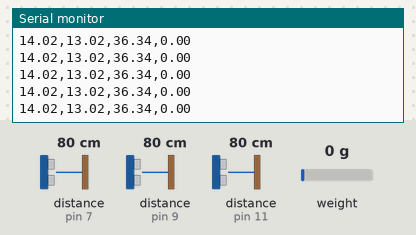
The sketch below on a simulated Arduino Uno, built with avr-gcc and run on an emulated ATmega328P. On the bench: the last lines printed to the serial monitor. Wiring (inferred from the names in the program): 3 × ultrasonic range finder: trigger pin 6, echo pin 7 / trigger pin 8, echo pin 9 / trigger pin 10, echo pin 11. Inputs (shaded band) come from the test bench; at power-on: distance to the obstacle (sensors on pin 7, pin 9, pin 11) 80 cm, weight on the scale 0 g. The echo pulse lasts 58.3 µs per cm.

Above: at 3.1 s.
3.2 s: distance to the obstacle (sensor on pin 7) set to 120 cm
At 3.44 s:
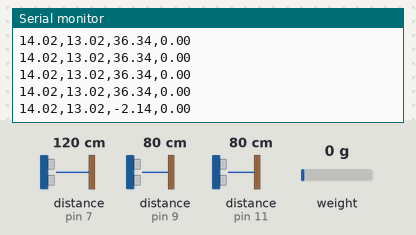
6.2 s: distance to the obstacle (sensor on pin 9) set to 2 cm
At 6.31 s:
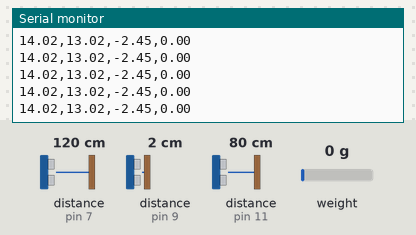
7.7 s: distance to the obstacle (sensor on pin 11) set to 2 cm
At 7.81 s:
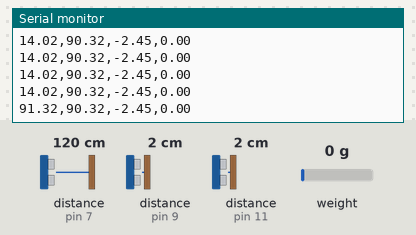
9.2 s: weight on the scale set to 100 g
At 9.24 s:
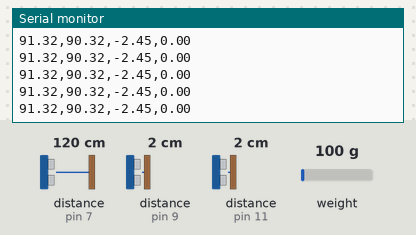
10.7 s: distance to the obstacle (sensor on pin 7) set to 2 cm
At 10.79 s:
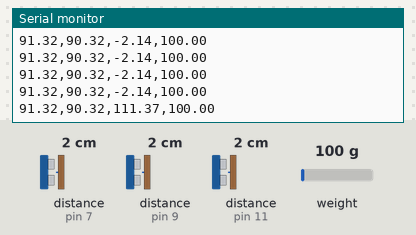
12.2 s: distance to the obstacle (sensor on pin 9) set to 4 cm
At 12.24 s:
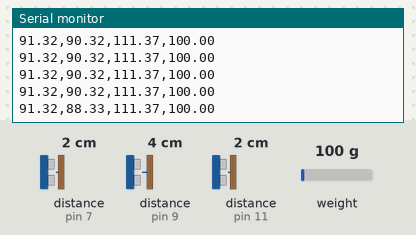
Timing chart, 0 to 14.7 s (numbered marks = the images above; inputs shaded):
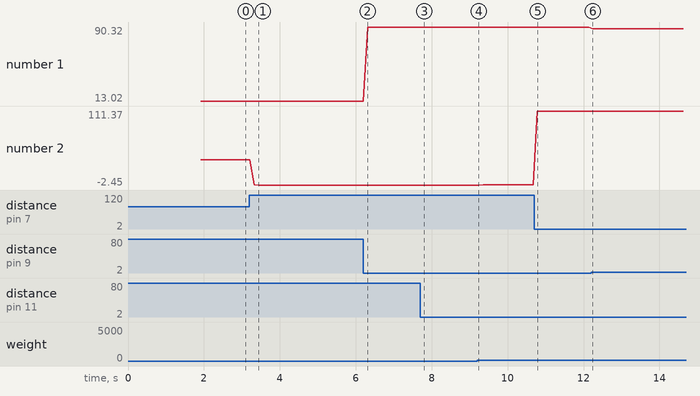

Measured:
- after the input at 3.2 s, the serial monitor: prints a new line after 0.13 s (image 1)
- after the input at 7.7 s, the serial monitor: prints a new line after 0.11 s (image 3)
- after the input at 10.7 s, the serial monitor: prints a new line after 0.09 s (image 5)
- after the input at 12.2 s, the serial monitor: prints a new line at once (image 6)
- plotted number 1: 13.02 → 90.32 after the input at 6.2 s, 90.32 → 88.33 after the input at 12.2 s
- plotted number 2: 36.34 → -2.45 after the input at 3.2 s, -2.45 → -2.14 after the input at 9.2 s, -2.14 → 111.37 after the input at 10.7 s

The sketch:

final_distance_and_weight_copy_20230208235257.ino
```cpp
#include <HX711_ADC.h>

#define max_distance 200
#include <HX711_ADC.h>

HX711_ADC LoadCell(4, 5); // dt pin, sck pin


const int HtrigPin = 6;
const int HechoPin = 7;

const int LtrigPin = 8;
const int LechoPin = 9;

const int WtrigPin = 10;
const int WechoPin = 11;

long durationH;
long durationL;
long durationW;

float weight;
float height;
float length;
float width;
//int speakerPin = 12;
void setup()
{
  LoadCell.begin();
  LoadCell.start(1000);
  LoadCell.setCalFactor(20);

  pinMode(HtrigPin, OUTPUT);
  pinMode(HechoPin, INPUT);
  pinMode(LtrigPin, OUTPUT);
  pinMode(LechoPin, INPUT);
  pinMode(WtrigPin, OUTPUT);
  pinMode(WechoPin, INPUT);
  Serial.begin(115200);
  delay(500);
}

void loop()
{ //////////////////////////////////Load Cell////////////////////////////////////////////
  LoadCell.update();
  weight = LoadCell.getData();


  ///////////////////////////////// Height///////////////////////////////////////////////
  // Write a pulse to the HC-SR04 Trigger Pin
  digitalWrite(HtrigPin, LOW);
  delayMicroseconds(2);
  digitalWrite(HtrigPin, HIGH);
  delayMicroseconds(10);
  digitalWrite(HtrigPin, LOW);
  // Measure the response from the HC-SR04 Echo Pin
  durationH = pulseIn(HechoPin, HIGH);
  // Determine distance from duration
  // Use 343 metres per second as speed of sound
  height=113-(durationH*0.033/2); //111
  // Prints "Distance: <value>" on the first line of the LCD
  //////////////////////////////////Length/////////////////////////////////////////////////
  digitalWrite(LtrigPin, LOW);
  delayMicroseconds(2);
  digitalWrite(LtrigPin, HIGH);
  delayMicroseconds(10);
  digitalWrite(LtrigPin, LOW);
  durationL = pulseIn(LechoPin, HIGH);
  length=92-(durationL*0.034/2); //122 92
  //////////////////////////////////Width/////////////////////////////////////////////////
  digitalWrite(WtrigPin, LOW);
  delayMicroseconds(2);
  digitalWrite(WtrigPin, HIGH);
  delayMicroseconds(10);
  digitalWrite(WtrigPin, LOW);
  durationW = pulseIn(WechoPin, HIGH);
  width =93-(durationW*0.034/2); //122  93
Serial.print(width);
Serial.print(",");
Serial.print(length);
Serial.print(",");
Serial.print(height);
Serial.print(",");
Serial.println(weight);

delay(100);


}
```
